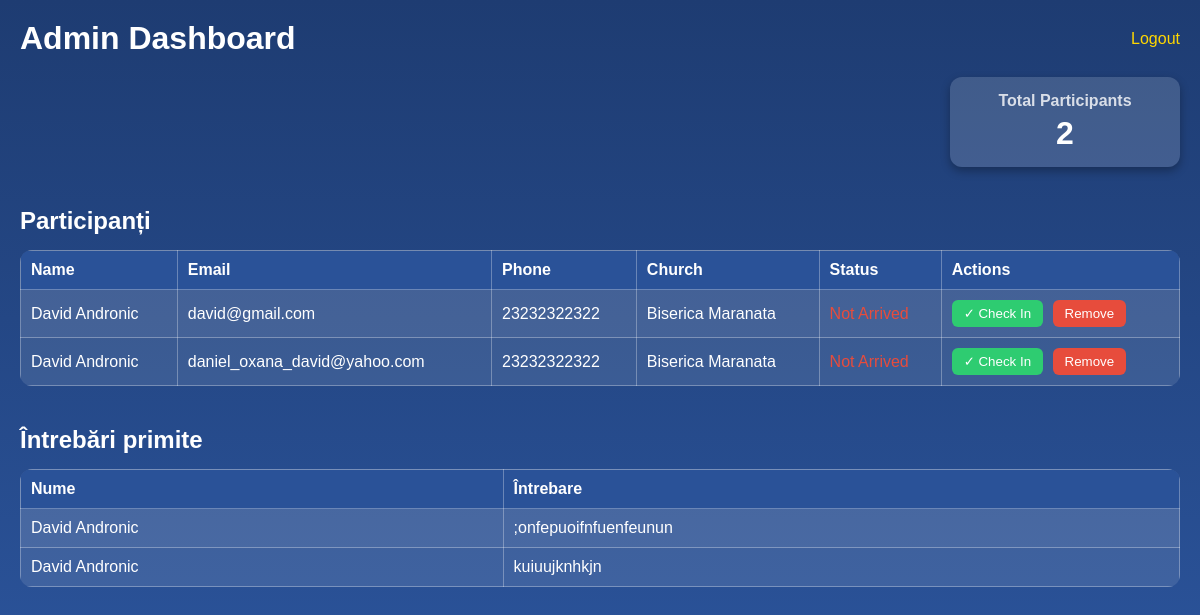
/admin-dashboard (signed in), run on the app's committed database.
### app.py (models this page shows)
class Participant(db.Model):
    id = db.Column(db.Integer, primary_key=True)
    name = db.Column(db.String(100), nullable=False)
    email = db.Column(db.String(120), unique=True, nullable=False)
    phone = db.Column(db.String(50))
    church = db.Column(db.String(100))
    team = db.Column(db.String(20))  # Hidden from participants
    checked_in = db.Column(db.Boolean, default=False)
    question = db.Column(db.Text, nullable=True)
    anonymous = db.Column(db.Boolean, default=False)

### app.py (the view)
@app.route("/admin-dashboard")
def admin_dashboard():
    if "admin" not in session:
        return redirect(url_for("admin_login"))
    participants = Participant.query.all()
    total_count = Participant.query.count()
    return render_template(
        "admin_dashboard.html",
        participants=participants,
        teams=TEAMS,
        total_count=total_count
    )

### templates/admin_dashboard.html (shortened to what this page needs)
<!DOCTYPE html>
<html>
<head>
</head>
<body>
<div class="header">
<h1>Admin Dashboard</h1>
<a href="{{ url_for('admin_logout') }}">Logout</a>
</div>
<div class="stats-container">
    <div class="stat-box">
        <h3>Total Participants</h3>
        <p>{{ total_count }}</p>
    </div>
</div>
<h2 class="section-title">Participanți</h2>
<table>
<tr>
<th>Name</th>
<th>Email</th>
<th>Phone</th>
<th>Church</th>
<th>Status</th>
<th>Actions</th>
</tr>
{% for p in participants %}
<tr>
<td>{{ p.name }}</td>
<td>{{ p.email }}</td>
<td>{{ p.phone }}</td>
<td>{{ p.church }}</td>
<td>
{% if p.checked_in %}
<span style="color:#2ecc71; font-weight:bold;">Checked In</span>
{% else %}
<span style="color:#e74c3c;">Not Arrived</span>
{% endif %}
</td>
<td>
{% if not p.checked_in %}
<form method="POST"
      action="{{ url_for('admin_checkin', participant_id=p.id) }}"
      style="display:inline;">
<button type="submit" class="checkin-btn">
✓ Check In
</button>
</form>
{% endif %}
<form method="POST"
      action="{{ url_for('admin_remove', participant_id=p.id) }}"
      onsubmit="return confirmRemove();"
      style="display:inline;">
<button type="submit" class="delete-btn">
Remove
</button>
</form>
</td>
</tr>
{% endfor %}
</table>
<h2 class="section-title">Întrebări primite</h2>
<table>
<tr>
<th>Nume</th>
<th>Întrebare</th>
</tr>
{% for p in participants %}
{% if p.question %}
<tr>
<td>
{% if p.anonymous %}
Anonim
{% else %}
{{ p.name }}
{% endif %}
</td>
<td>{{ p.question }}</td>
</tr>
{% endif %}
{% endfor %}
</table>
</body>
</html>

### templates/admin_dashboard.html (style rules this page uses)
body { margin:0; background:linear-gradient(to bottom,#1e3c72,#2a5298); color:white; font-family:Arial; padding:20px; }
.header { display:flex; justify-content:space-between; align-items:center; flex-wrap:wrap; margin-bottom:20px; }
.header h1 { margin:0; }
.stats-container { display:flex; justify-content:flex-end; margin-bottom:20px; }
.stat-box { background:rgba(255,255,255,0.15); padding:15px 25px; border-radius:12px; text-align:center; min-width:180px; box-shadow:0 4px 10px rgba(0,0,0,0.3); }
.stat-box h3 { margin:0; font-size:16px; opacity:0.8; }
.stat-box p { font-size:32px; margin:5px 0 0 0; font-weight:bold; }
table { width:100%; border-collapse:collapse; background:rgba(255,255,255,0.1); border-radius:12px; overflow:hidden; margin-bottom:30px; }
th,td { padding:10px; border:1px solid rgba(255,255,255,0.3); text-align:left; }
th { background:#2a5298; }
tr:nth-child(even) { background:rgba(255,255,255,0.05); }
.delete-btn { background-color: #e74c3c; border: none; color: white; padding: 6px 12px; border-radius: 6px; cursor: pointer; }
.checkin-btn { background-color: #2ecc71; border: none; color: white; padding: 6px 12px; border-radius: 6px; cursor: pointer; margin-right:5px; }
a { color:gold; text-decoration:none; }
.section-title { margin-top:40px; margin-bottom:15px; }

### data on the page
Participant: name "David Andronic", email "david@gmail.com", phone "23232322322", church "Biserica Maranata", checked_in "Not Arrived", question ";onfepuoifnfuenfeunun"
Participant: name "David Andronic", email "daniel_oxana_david@yahoo.com", phone "23232322322", church "Biserica Maranata", checked_in "Not Arrived", question "kuiuujknhkjn"

### other printed values
{{ total_count }} "2"
